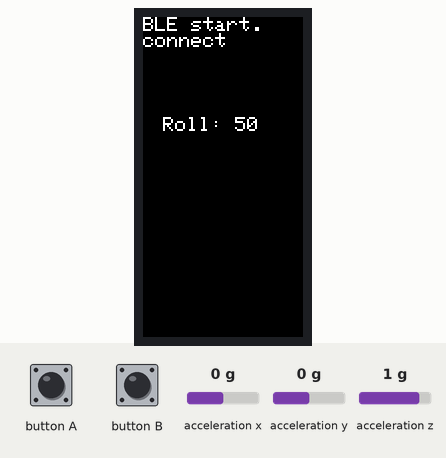
This sketch was run on a simulated ESP32. Parts: 80×160 colour display. Inputs (shaded band) come from the test bench; at power-on: acceleration x 0 g, acceleration y 0 g, acceleration z 1 g. Nothing arrives over Bluetooth unless stated; a phone connects over Bluetooth LE 3 s after start.

Above: at 3.2 s.

The sketch:

main.ino
```cpp
#include <M5StickC.h>
#include <BLEDevice.h>
#include <BLEUtils.h>
#include <BLEServer.h>
#include <BLE2902.h>
// #include <time.h>
// #include <M5StickC.h>
// #include "BluetoothSerial.h"

// See the following for generating UUIDs:
// https://www.uuidgenerator.net/

#define SERVICE_UUID        "4fafc201-1fb5-459e-8fcc-c5c9c331914b"
#define CHARACTERISTIC_UUID "beb5483e-36e1-4688-b7f5-ea07361b26a8"
#define BatteryService BLEUUID((uint16_t)0x180F)
BLECharacteristic BatteryLevelCharacteristic(BLEUUID((uint16_t)0x2A19), BLECharacteristic::PROPERTY_READ | BLECharacteristic::PROPERTY_NOTIFY);
BLEDescriptor BatteryLevelDescriptor(BLEUUID((uint16_t)0x2901));

float pitch,roll,yaw = 0.0F;

BLEServer* pServer = NULL;
BLECharacteristic* pCharacteristic = NULL;
bool deviceConnected = false;

class MyServerCallbacks: public BLEServerCallbacks {
    void onConnect(BLEServer* pServer) {
      M5.Lcd.println("connect");
      deviceConnected = true;
    };

    void onDisconnect(BLEServer* pServer) {
      M5.Lcd.println("disconnect");
      setup();
      deviceConnected = false;
    }
};

class MyCallbacks: public BLECharacteristicCallbacks {
  void onRead(BLECharacteristic *pCharacteristic) {
    M5.Lcd.println("read");
    pCharacteristic->setValue("Hello World!");
  }

  void onWrite(BLECharacteristic *pCharacteristic) {
    M5.Lcd.println("write");
    std::string value = pCharacteristic->getValue();
    M5.Lcd.println(value.c_str());
  }
};

void setup() {
  Serial.begin(115200);
  M5.begin();
  M5.Imu.Init();
  M5.Lcd.println("BLE start.");
 BLEDevice::init("BLE Battery");
  // Create the BLE Server
  BLEServer *pServer = BLEDevice::createServer();
  pServer->setCallbacks(new MyServerCallbacks());

  // Create the BLE Service
  BLEService *pBattery = pServer->createService(BatteryService);

  pBattery->addCharacteristic(&BatteryLevelCharacteristic);
  BatteryLevelDescriptor.setValue("Percentage 0 - 100");
  BatteryLevelCharacteristic.addDescriptor(&BatteryLevelDescriptor);
  BatteryLevelCharacteristic.addDescriptor(new BLE2902());

  pServer->getAdvertising()->addServiceUUID(BatteryService);

  pBattery->start();
  // Start advertising
  pServer->getAdvertising()->start();
  delay(2000);

}


void loop() {
  if (M5.BtnA.isPressed()){
    M5.Axp.PowerOff();
  }
  if (deviceConnected) {
      M5.Imu.getAhrsData(&pitch,&roll,&yaw);
      roll += 90;
      int rol_int = round(roll);
      BatteryLevelCharacteristic.setValue(rol_int);
      BatteryLevelCharacteristic.notify();
      M5.Lcd.setCursor(10,50);
      M5.Lcd.printf("Roll: %d\r\n ",roll);
      // delay(200);
  }
  M5.update();
}
```
